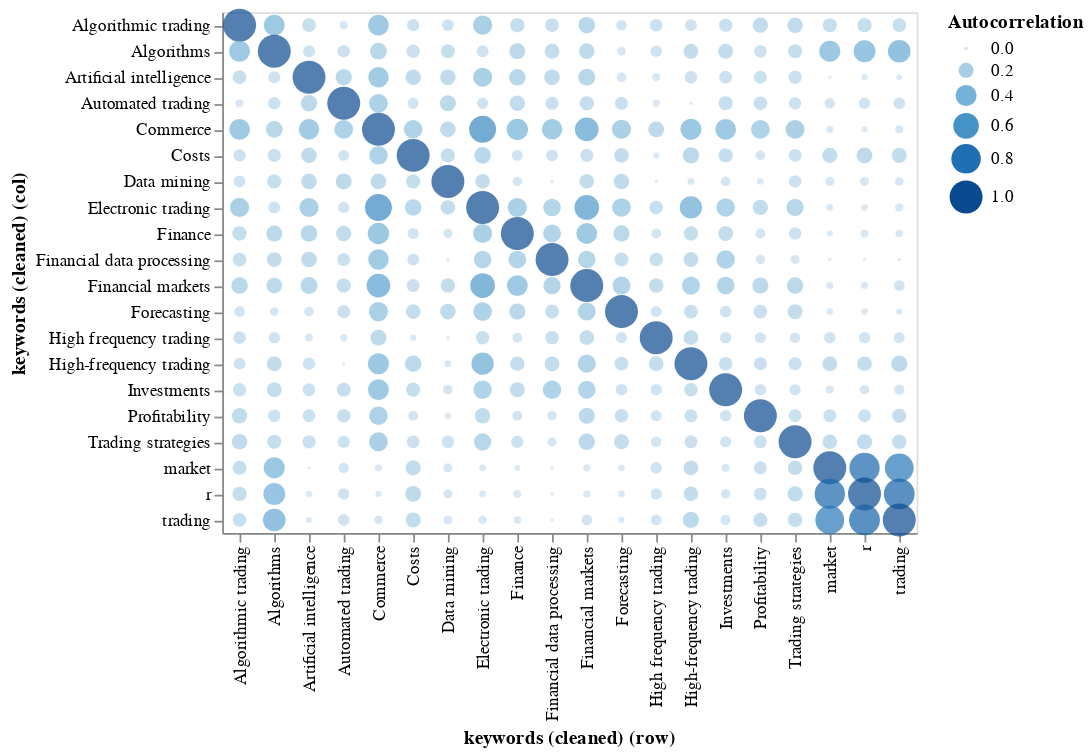

Notebook cell for this chart:
### Code cell
rdf.autocorrelation(
    term='keywords (cleaned)',
    sep=';'
).circleplot_in_altair()

### Figure 1 — Vega-Lite specification as saved in the notebook (floating-point values rounded to 4 significant figures; data arrays with more than 128 entries replaced by an {"elided": "..."} marker saying what was removed)
{"$schema": "https://vega.github.io/schema/vega-lite/v3.4.0.json", "config": {"mark": {"tooltip": null}, "view": {"height": 300, "width": 400}}, "data": {"name": "data-ab557e5b6e4dc5aa325f74b862252765"}, "datasets": {"data-ab557e5b6e4dc5aa325f74b862252765": {"elided": "400 records"}}, "encoding": {"color": {"field": "Autocorrelation", "type": "quantitative"}, "size": {"field": "Autocorrelation", "type": "quantitative"}, "x": {"axis": {"labelAngle": 270}, "field": "keywords (cleaned) (row)", "sort": "ascending", "type": "nominal"}, "y": {"field": "keywords (cleaned) (col)", "sort": "ascending", "type": "nominal"}}, "mark": "circle"}
